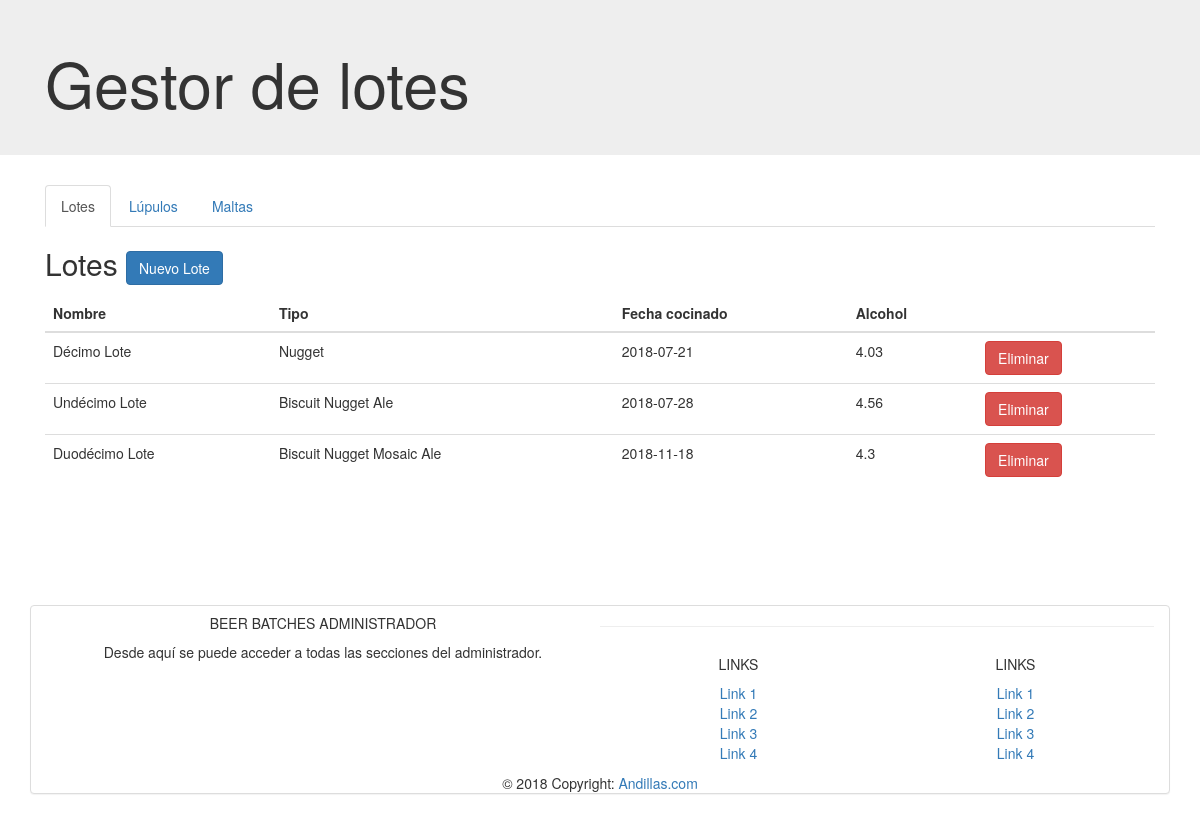
/?c=lote, run on the app's committed database.
### tables this page shows
CREATE TABLE IF NOT EXISTS `lote` (
  `id_lote` int(11) NOT NULL AUTO_INCREMENT,
  `ref_lote` varchar(50) NOT NULL DEFAULT '0',
  `nombre` varchar(100) DEFAULT NULL,
  `tipo` varchar(100) DEFAULT NULL,
  `fecha_cocinado` date DEFAULT NULL,
  `fecha_embotellado` date DEFAULT NULL,
  `densidad_inicial` varchar(50) DEFAULT NULL,
  `tiempo_hervido` varchar(50) DEFAULT NULL,
  `agua_macerado` varchar(50) DEFAULT NULL,
  `agua_lavado` varchar(50) DEFAULT NULL,
  `levadura` int(11) DEFAULT NULL,
  `azucar` varchar(50) DEFAULT NULL,
  `densidad_final` varchar(50) DEFAULT NULL,
  `graduacion` varchar(10) DEFAULT NULL,
  `atenuacion` varchar(10) DEFAULT NULL,
  `litros_embotellados` varchar(50) DEFAULT NULL,
  `ibus` varchar(10) DEFAULT NULL,
  `incidencias` text,
  PRIMARY KEY (`id_lote`),
  KEY `FK_batch_levadura` (`levadura`),
  CONSTRAINT `FK_batch_levadura` FOREIGN KEY (`levadura`) REFERENCES `levadura` (`id_levadura`)
);

### controller/lote.controller.php (called while the page is built, shortened)
<?php
require_once 'model/lote.model.php';
class LoteController
{
    private $model;
    public function __construct(){
        $this->model = new Lote();
    }
    public function index(){
        $all_lotes = $this->model->getAllLotes();
        require_once 'view/fragments/header.php';
        require_once 'view/lote/list_lote.php';
        require_once 'view/fragments/footer.php';
    }
}

### model/conn.class.php (called while the page is built, shortened)
<?php
class Conn
{
    private $_connection;
	private static $_instance;
	public static function getInstance() {
		if(!self::$_instance) {
			self::$_instance = new self();
		}
		return self::$_instance;
	}
	private function __construct() {
        $db_config = parse_ini_file(dirname(__DIR__) . "/conf/db.ini");
        $this->_host = $db_config['host_db'];
        $this->_username = $db_config['usuario_db'];
        $this->_password = $db_config['password_db'];
        $this->_database = $db_config['nombre_db'];
		$this->_connection = new mysqli($this->_host, $this->_username, $this->_password, $this->_database);
        $this->_connection->set_charset("utf8");
	}
	public function getConnection() {
		return $this->_connection;
	}
}

### model/lote.model.php (called while the page is built, shortened)
<?php
require_once 'conn.class.php';
class Lote
{
    private $conn;
    public function __construct()
    {
        $dbconn = Conn::getInstance();
        $this->conn = $dbconn->getConnection();
    }
    public function getAllLotes()
    {
        try {
            $sql = "SELECT * FROM lote WHERE 1 ORDER BY id_lote ASC;";
            $qy = $this->conn->prepare($sql);
            if (!$qy->execute()) throw new Exception($qy->error);
            return $qy->get_result();
        } catch (Exception $e) {
            return $e->getMessage();
        }
    }
}

### view/lote/list_lote.php (the view)
<section class="container">
    <header>
        <h2>Lotes
                <a class="btn btn-primary float-right" href="?c=lote&a=newLote">Nuevo Lote</a>
        </h2>
    </header>
    <article>
        <table class="table table-hover">
            <thead>
            <th>Nombre</th>
            <th>Tipo</th>
            <th>Fecha cocinado</th>
            <th>Alcohol</th>
            <th></th>
            </thead>
            <tbody>
            <?php
            while ($lote = $all_lotes->fetch_object()){
                echo '<tr id="row_lote_' . $lote->id_lote . '">';
                echo   '<td data-name="lotename">' . $lote->nombre . '</td>
                        <td>' . $lote->tipo . '</td>
                        <td>' . $lote->fecha_cocinado . '</td>
                        <td>' . $lote->graduacion . '</td>
                        <td id="tddellote"><button id="botdellote" class="btn btn-danger" onclick="deleteLupulo(' . $lote->id_lote . ', ' . $lote->id_lote . ')">Eliminar</button></td>
                        ';
                echo '</tr>';
            }
            ?>
            </tbody>
        </table>
    </article>
</section>

### data on the page
lote: nombre "Décimo Lote", tipo "Nugget", fecha_cocinado "2018-07-21", graduacion "4.03"
lote: nombre "Undécimo Lote", tipo "Biscuit Nugget Ale", fecha_cocinado "2018-07-28", graduacion "4.56"
lote: nombre "Duodécimo Lote", tipo "Biscuit Nugget Mosaic Ale", fecha_cocinado "2018-11-18", graduacion "4.3"
